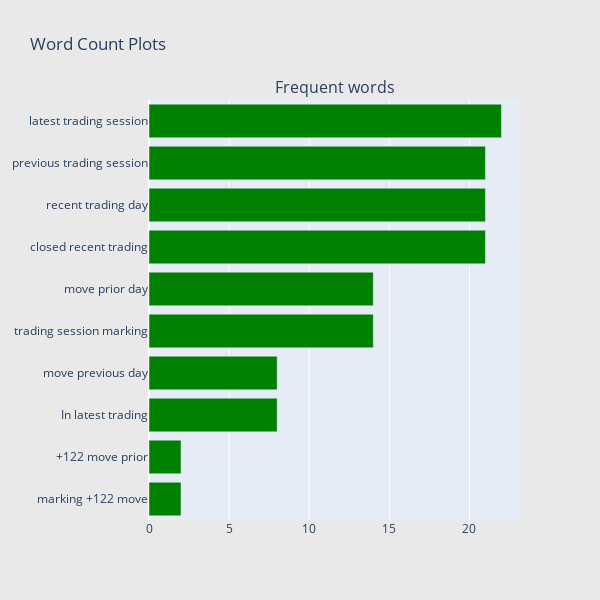

Notebook code for this chart:
### Code cell
## Get the bar chart from 5 rated reviews ##
freq_dict = defaultdict(int)
for sent in news_df["content"]:
    for word in generate_ngrams(sent,3):
        freq_dict[word] += 1
fd_sorted = pd.DataFrame(sorted(freq_dict.items(), key=lambda x: x[1])[::-1])
fd_sorted.columns = ["word", "wordcount"]
trace0 = horizontal_bar_chart(fd_sorted.head(10), 'green')

# Creating two subplots
fig = tools.make_subplots(rows=1, cols=1, vertical_spacing=0.04,
                          subplot_titles=["Frequent words"])
fig.append_trace(trace0, 1, 1)
#fig.append_trace(trace1, 1, 2)
fig['layout'].update(height=600, width=600, paper_bgcolor='rgb(233,233,233)', title="Word Count Plots")
py.iplot(fig, filename='word-plots');

### Figure 1 — Plotly figure (JSON) as saved in the notebook; plotly's stock layout.template omitted (floating-point values rounded to 4 significant figures)
{"data": [{"marker": {"color": "green"}, "orientation": "h", "showlegend": false, "type": "bar", "x": [2, 2, 8, 8, 14, 14, 21, 21, 21, 22], "xaxis": "x", "y": ["marking +122 move", "+122 move prior", "In latest trading", "move previous day", "trading session marking", "move prior day", "closed recent trading", "recent trading day", "previous trading session", "latest trading session"], "yaxis": "y"}], "layout": {"annotations": [{"font": {"size": 16}, "showarrow": false, "text": "Frequent words", "x": 0.5, "xanchor": "center", "xref": "paper", "y": 1, "yanchor": "bottom", "yref": "paper"}], "height": 600, "paper_bgcolor": "rgb(233,233,233)", "title": {"text": "Word Count Plots"}, "width": 600, "xaxis": {"anchor": "y", "domain": [0, 1]}, "yaxis": {"anchor": "x", "domain": [0, 1]}}}
